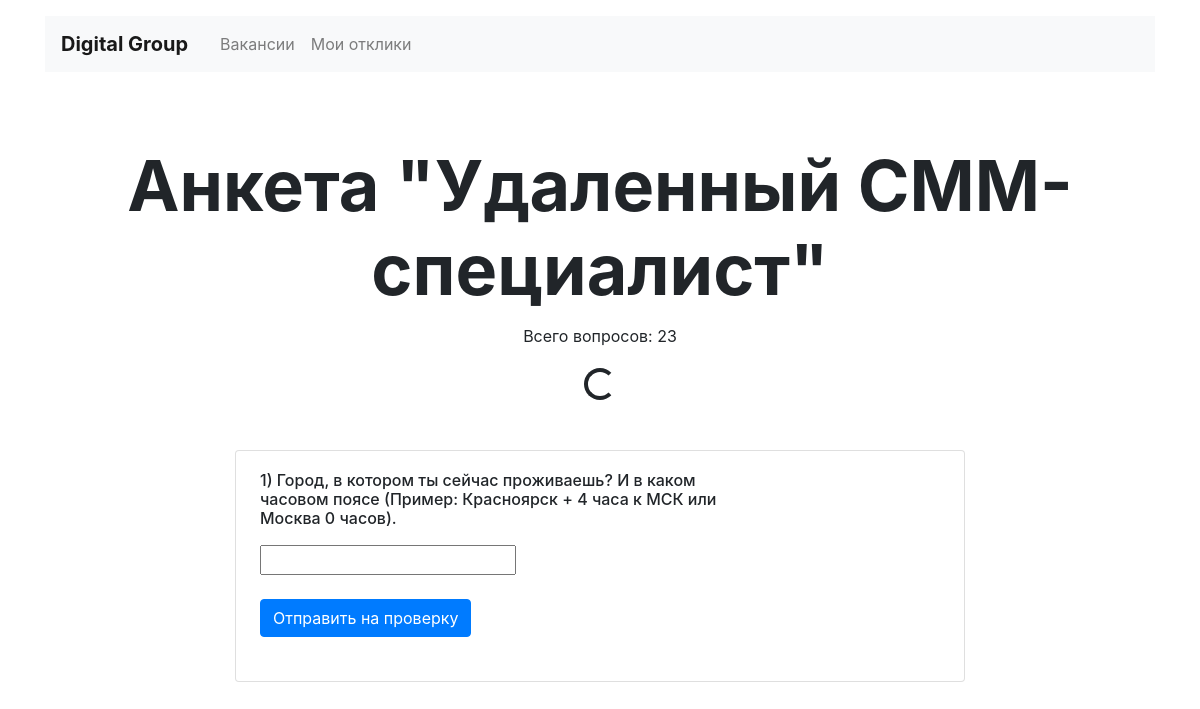
The app's page /anketa/6/questions/3/?page=1 with its own data.
### vacancies/models.py (models this page shows, shortened)
class Quiz(models.Model):
    title = models.CharField(max_length=128)
    deadline = models.IntegerField(default=24)
    vacancy = models.ForeignKey(Vacancy, on_delete=models.CASCADE, related_name="vacancy_quiz")

class Question(models.Model):
    num = models.IntegerField()
    text_question = models.CharField(max_length=1000)
    type_question = models.CharField(max_length=128)
    is_close = models.BooleanField(default=False)
    quiz = models.ForeignKey(Quiz, on_delete=models.CASCADE, related_name="quiz_question")

### vacancies/views.py (the view)
# urls.py: path('anketa/<int:id>/questions/<int:pk>/', QuestionsListView.as_view(), name="questions"),
class QuestionsListView(ListView):
    model = Question
    template_name = "vacancies/questions_list.html"
    context_object_name = "questions"
    paginate_by = 1
    def get_context_data(self, **kwargs):
        context = super(QuestionsListView, self).get_context_data(**kwargs)
        context["questions_list"] = Question.objects.filter(quiz__pk=self.kwargs["pk"])
        context["qw_kol"] = Question.objects.filter(quiz__pk=self.kwargs["pk"]).count
        context["title"] = get_object_or_404(Quiz, pk=self.kwargs["pk"]).title
        context["deadline"] = get_object_or_404(Quiz, pk=self.kwargs["pk"]).deadline
        context["id"] = get_object_or_404(Anketa_Result, id=self.kwargs["id"]).pk
        context["start"] = get_object_or_404(Anketa_Result, id=self.kwargs["id"]).start
        context["id_app"] = get_object_or_404(Anketa_Result, id=self.kwargs["id"]).application.pk
        return context
    def get_queryset(self):
        questions = Question.objects.filter(quiz__pk=self.kwargs["pk"])
        return questions

### vacancies/templatetags/is_already_answered.py (called while the page is built)
@register.simple_tag(name="is_already_answered")
def is_already_answered(question, anketa_result):
    answered = Result_answer.objects.filter(question=question, anketa_result=anketa_result)
    if answered:
        return True
    else:
        return False

### vacancies/templates/vacancies/questions_list.html (shortened to what this page needs)
<!DOCTYPE html>
<html lang="ru">
<head>
  <link rel="stylesheet" href="https://stackpath.bootstrapcdn.com/bootstrap/4.3.1/css/bootstrap.min.css">
</head>
<body>
  <header class="container mt-3">
    <nav class="navbar navbar-expand-lg navbar-light bg-light">
      <a class="navbar-brand mr-4 font-weight-bold" href="{% url 'home' %}">Digital Group</a>
      <div class="collapse navbar-collapse justify-content-between" id="navbarNav">
        <ul class="navbar-nav col-10">
          <li class="nav-item">
            <a class="nav-link" href="{% url 'vacancies' %}">Вакансии</a>
          </li>
          <li class="nav-item">
            <a class="nav-link" href="{% url 'applications' %}">Мои отклики</a>
          </li>
        </ul>
      </div>
    </nav>
  </header>
  {% load static %}
  {% load is_already_answered %}
  <main class="container mt-3">
    <section>
      <h1 class="h1 text-center mx-auto mt-4 pt-5" style="font-size: 70px;"><strong>{{title}}</strong></h1>
      <p class="text-center pt-1">Всего вопросов: {{questions_list.count}}</p>
          <div id="countdown-box" type="hidden" class="text-center pt-1">
              <div class="spinner-border" role="status"></div>
          </div>
      <div class="row mt-5">
          {% for obj in questions %}
        <div class="col-12 col-lg-8 offset-lg-2 m-auto">
          <div class="card mb-4">
            <div class="card-body px-4">
              <div class="row">
                <div class="col-12 col-md-8 col-lg-9">
                        <h6 class="h6 pb-2">{{obj.num}}) {{obj.text_question}}</h6>
                        {% is_already_answered obj.id id as is_answered %}
                            {% if is_answered %}
                                {% if obj.num != qw_kol %}
                                    <p>Ваш ответ успешно сохранен! Перейдите к следующей странице, чтобы завершить анкету</p>
                                    <a href="?page={{obj.num|add:1}}">
                                        <input type="submit" class="btn btn-primary mt-4 mb-2" value="Следующий вопрос">
                                    </a>
                                {% else %}
                                    <p>Ваш ответ успешно сохранен! Перейдите к следующей странице, чтобы завершить анкету</p>
                                    <form action="{% url 'application_anketa_update' id_app %}" method="post" class="mt-2 mb-3" enctype="multipart/form-data">
                                        {% csrf_token %}
                                            <input type="hidden" name="status" value="2">
                                            <a href="{% url 'application_anketa_update' id_app %}">
                                                <input type="submit" class="btn btn-primary mt-4 mb-2" value="Завершить анкету">
                                            </a>
                                    </form>
                                {% endif %}
                            {% else %}
                                <form autocomplete="off" action="{% url 'answer' id=id %}" method="post" class="mt-2 mb-3" enctype="multipart/form-data">
                                        {% if obj.is_close %}
                                            {% for answer in obj.get_answers %}
                                                <label for="text_result"><input for="text_result" type="radio" name="text_result" value="{{ answer.text_answer }}">{{ answer.text_answer }}</label><br>
                                                <input type="hidden" name="question" value="{{ obj.id }}">
                                                <input type="hidden" name="anketa_result" value="{{ id }}">
                                            {% endfor %}
                                        {% else %}
                                                <input for="text_result" id="text_result" type="text" name="text_result" ><br>
                                        {% endif %}
                                        <a href="{% url 'answer' id=id %}">
                                            <input type="submit" class="btn btn-primary mt-4 mb-2" value="Отправить на проверку">
                                        </a>
                                </form>
                            {% endif %}
                </div>
              </div>
            </div>
          </div>
        </div>
        </div>
        {% endfor %}
    </section>
  </main>
</body>
</html>

### records on screen
Quiz: title "Анкета \"Удаленный СММ-специалист\""
Question: num "1", text_question "Город, в котором ты сейчас проживаешь? И в каком часовом поясе (Пример: Красноярск + 4 часа к МСК или Москва 0 часов)."

### other values on screen
{{ questions_list.count }} "23"
